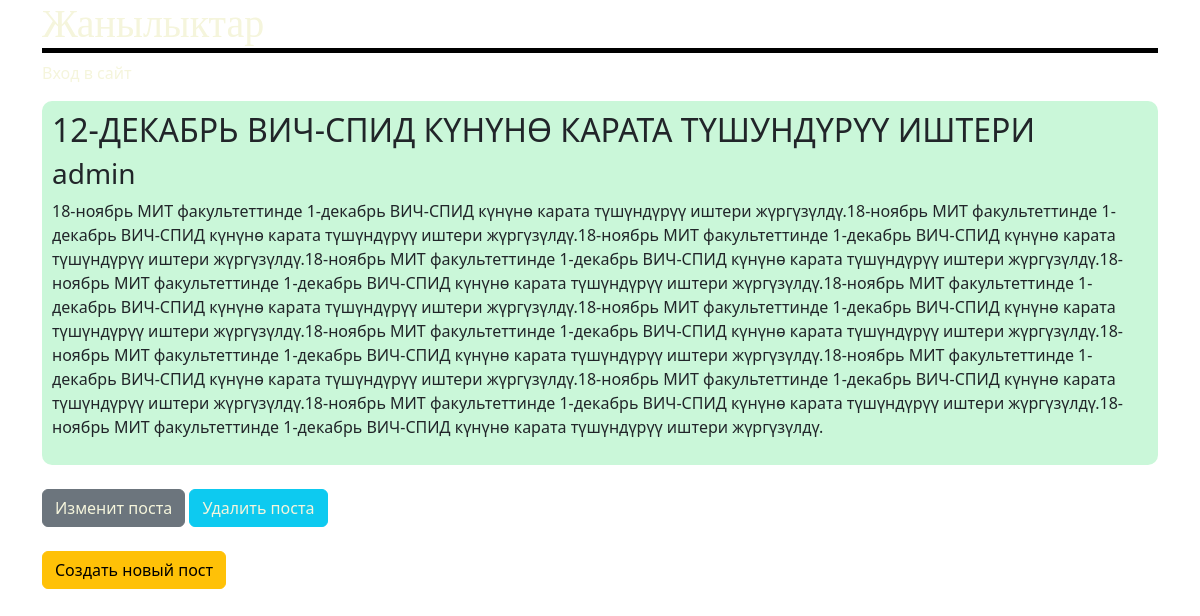
The app's page /post/4/ with its own data.
### blog/models.py (models this page shows, shortened)
class Post(models.Model):
    title = models.CharField(max_length=200)
    author = models.ForeignKey(
        'auth.User',
        on_delete=models.CASCADE
    )
    body = models.TextField()

### blog/views.py (the view)
# urls.py: path('post/<int:pk>/', BlogDetailView.as_view(), name='post_detail'),
class BlogDetailView(DetailView):
    model = Post
    template_name = 'post_detail.html'

### templates/post_detail.html
{% extends 'base.html' %}
{% block content %}
        <div class="post-entry blog">
            <h2>{{ post.title }}</h2>
            <h3>{{ post.author }}</h3>
            <p>{{ post.body }}</p>
        </div><br>
    <button class="btn btn-secondary" style="color: white;"><a href="{% url 'post_edit' post.pk %}">Изменит поста</a></button>
    <button class="btn btn-info"><a href="{% url 'post_delete' post.pk %}">Удалить поста</a></button><br>
{% endblock content %}

### static/css/base.css (style rules this page uses)
a { text-decoration: none; }
.blog { margin-top: 10px; border-radius: 10px; padding: 10px; background: rgb(202, 247, 217); }
a { color: beige; }
body { background-image: url(https://images.pexels.com/photos/531880/pexels-photo-531880.jpeg); }

### records on screen
Post: title "12-ДЕКАБРЬ ВИЧ-СПИД КҮНҮНӨ КАРАТА ТҮШУНДҮРҮҮ ИШТЕРИ", author "admin", body "18-ноябрь МИТ факультеттинде 1-декабрь ВИЧ-СПИД күнүнө карата түшүндүрүү иштери жүргүзүлдү.18-ноябрь МИТ факультеттинде 1-декабрь ВИЧ-СПИД күнүнө карата түшүндүрүү иштери жүргүзүлдү.18-ноябрь МИТ факультеттинде 1-декабрь ВИЧ-СПИД күнүнө карата түшүндүрүү иштери жүргүзүлдү.18-ноябрь МИТ факультеттинде 1-декабрь ВИЧ-СПИД күнүнө карата түшүндүрүү иштери жүргүзүлдү.18-ноябрь МИТ факультеттинде 1-декабрь ВИЧ-СПИД күнүнө карата түшүндүрүү иштери жүргүзүлдү.18-ноябрь МИТ факультеттинде 1-декабрь ВИЧ-СПИД күнүнө карата түшүндүрүү иштери жүргүзүлдү.18-ноябрь МИТ факультеттинде 1-декабрь ВИЧ-СПИД күнүнө карата түшүндүрүү иштери жүргүзүлдү.18-ноябрь МИТ факультеттинде 1-декабрь ВИЧ-СПИД күнүнө карата…"
